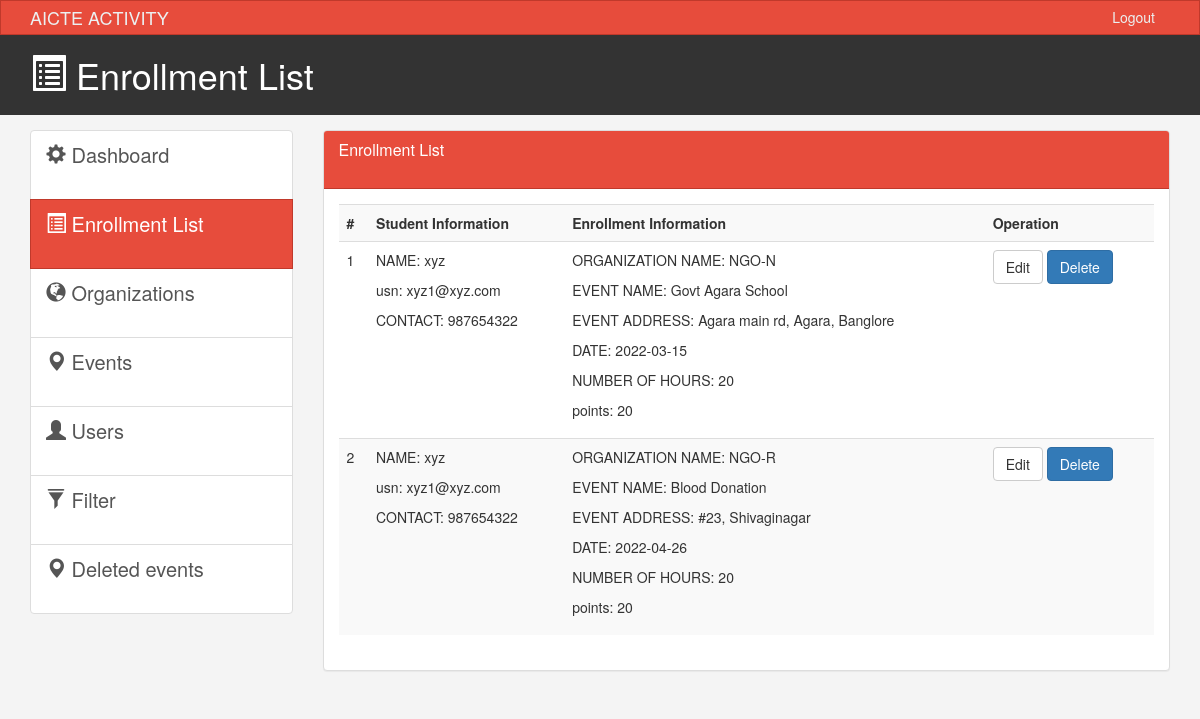
Screenshot of /admin/bookings_list.php with the database file from the repository.
### tables this page shows
CREATE TABLE `event_booking` (
  `id` int(3) NOT NULL,
  `user_name` varchar(25) NOT NULL,
  `usn` varchar(50) NOT NULL,
  `user_phone` int(10) NOT NULL,
  `event_id` int(1) NOT NULL,
  `organization_id` int(1) NOT NULL,
  `date` date NOT NULL,
  `no_of_hours` int(3) NOT NULL
);

CREATE TABLE `organization` (
  `id` int(1) NOT NULL,
  `name` varchar(25) NOT NULL,
  `description` varchar(100) NOT NULL
);

CREATE TABLE `event` (
  `id` int(1) NOT NULL,
  `name` varchar(25) NOT NULL,
  `address` varchar(100) NOT NULL,
  `description` varchar(200) NOT NULL,
  `points` int(5) NOT NULL
);

### admin/bookings_list.php (the view, shortened to what this page needs)
<!DOCTYPE html>
<html lang="en">
  <head>
    <link href="css/bootstrap.min.css?v=<?php echo time(); ?>" rel="stylesheet">
    <link href="css/style.css?v=<?php echo time(); ?>" rel="stylesheet">
  </head>
  <body>
    <nav class="navbar navbar-default">
      <div class="container">
        <div class="navbar-header">
          <a class="navbar-brand" href="#">AICTE ACTIVITY</a>
        </div>
        <div id="navbar" class="collapse navbar-collapse">
          <ul class="nav navbar-nav navbar-right">
            <li><a href="../login.php">Logout</a></li>
          </ul>
        </div>
      </div>
    </nav>
    <header id="header">
      <div class="container">
        <div class="row">
          <div class="col-md-10">
            <h1><span class="glyphicon glyphicon-list-alt" aria-hidden="true"></span> Enrollment List</h1>
          </div>
          <div class="col-md-2">
            <div class="dropdown create">
              </div>
      </div>
        </div>
      </div>
    </header>
    <section id="main">
      <div class="container">
        <div class="row">
          <div class="col-md-3">
            <div class="list-group">
              <a href="index.php" class="list-group-item">
                <span class="glyphicon glyphicon-cog" aria-hidden="true"></span> Dashboard
              </a>
              <a href="bookings_list.php" class="list-group-item active main-color-bg"><span class="glyphicon glyphicon-list-alt" aria-hidden="true"></span> Enrollment List </a>
              <a href="organizations.php" class="list-group-item"><span class="glyphicon glyphicon-globe" aria-hidden="true"></span> Organizations </a>
              <a href="events.php" class="list-group-item"><span class="glyphicon glyphicon-map-marker" aria-hidden="true"></span> Events </a>
              <a href="users.php" class="list-group-item"><span class="glyphicon glyphicon-user" aria-hidden="true"></span> Users </a>
              <a href="filter.php" class="list-group-item"><span class="glyphicon glyphicon-filter" aria-hidden="true"></span> Filter </a>
              <a href="event_logs.php" class="list-group-item"><span class="glyphicon glyphicon-map-marker" aria-hidden="true"></span> Deleted events </a>
              </div>
          </div>
          <div class="col-md-9">
            <div class="panel panel-default">
              <div class="panel-heading main-color-bg">
                <h3 class="panel-title">Enrollment List</h3><br>
              </div>
              <div class="panel-body">
                <table class="table table-striped table-hover">
                      <tr>
                        <th>#</th>
                        <th>Student Information</th>
                        <th>Enrollment Information</th>
                        <th>Operation</th>
                      </tr>
                      <?php  include('../connection.php'); ?>
                      <?php
                       $sql="SELECT * from `event_booking`;";
                       $res = mysqli_query ($data, $sql);
                       $i=1;
                       while($row = mysqli_fetch_array($res)
                       ){
                        echo "<tr>";
                        echo "<td> "; echo $i++ ;
                        echo"</td>";
                        echo "<td><p> NAME: "; echo $row["user_name"]."</p>";
                        echo "<p> usn: "; echo $row["usn"]."</p>";
                        echo "<p> CONTACT: " ;echo $row["user_phone"]."</p>" ;
                        echo"</td>";
                        $eid=$row["organization_id"] ;
                        $sql_organization_name = "SELECT `name` FROM `organization` where `id` = '$eid' ";
                        $res_organization_name = mysqli_query($data, $sql_organization_name);
                        $row_organization_name = mysqli_fetch_array($res_organization_name);
                        echo "<td><p> ORGANIZATION NAME: "; echo $row_organization_name["name"]."</p>";
                        $vid=$row["event_id"] ;
                        $sql_event = "SELECT * FROM `event` where `id` = '$vid' ";
                        $res_event = mysqli_query($data, $sql_event);
                        $row_event = mysqli_fetch_array($res_event);
                        $id =  $row["id"];
                        echo "<p> EVENT NAME: " ;echo $row_event["name"]."</p>" ;
                        echo "<p> EVENT ADDRESS: " ;echo $row_event["address"]."</p>" ;
                        echo "<p> DATE: " ;echo $row["date"]."</p>" ;
                        echo "<p> NUMBER OF HOURS: " ;echo $row["no_of_hours"]."</p>" ;
                        $points =  $row_event["points"];
                        echo "<p> points: " ;echo $points."</p>" ;
                        echo"</td>";
                        echo "<td>"; echo "<a class='btn btn-default' href='edit_bookings.php?id=$id'>Edit</a> <a class='btn btn-primary' href='delete_bookings.php?id=$id'>Delete</a>"; echo" </td>";
                        echo "</tr>";
                       }
                      ?>
                    </table>
              </div>
              </div>
          </div>
        </div>
      </div>
    </section>
  </body>
</html>

### admin/css/style.css (style rules this page uses)
body { background:#f4f4f4; }
.navbar { min-height: 33px !important; margin-bottom:0; border-radius:0; }
.navbar-nav > li > a, .navbar-brand { padding-top:6px !important; padding-bottom:0 !important; height: 33px; }
.navbar-default { background-color: #e74c3c; border-color: #c0392b; }
.navbar-default .navbar-brand { color: #ecf0f1; }
.navbar-default .navbar-nav > li > a { color: #ecf0f1; }
.navbar-default .navbar-collapse, .navbar-default .navbar-form { border-color: #ecf0f1; }
.main-color-bg { background-color: #e74c3c !important; border-color: #c0392b !important; color:#ffffff !important; }
#header { background:#333333; color:#ffffff; padding-bottom: 10px; margin-bottom: 15px; }
#header .create { padding-top: 20px; }
.list-group { height: 400px !important; }
a.list-group-item { font-size: 20px !important; }
.list-group-item { height: 70px !important; }

### rows the page displays
event_booking: user_name "xyz", usn "xyz1@xyz.com", user_phone "987654322", organization.name "NGO-N", event.name "Govt Agara School", event.address "Agara main rd, Agara, Banglore", date "2022-03-15", no_of_hours "20", event.points "20"
event_booking: user_name "xyz", usn "xyz1@xyz.com", user_phone "987654322", organization.name "NGO-R", event.name "Blood Donation", event.address "#23, Shivaginagar", date "2022-04-26", no_of_hours "20", event.points "20"
